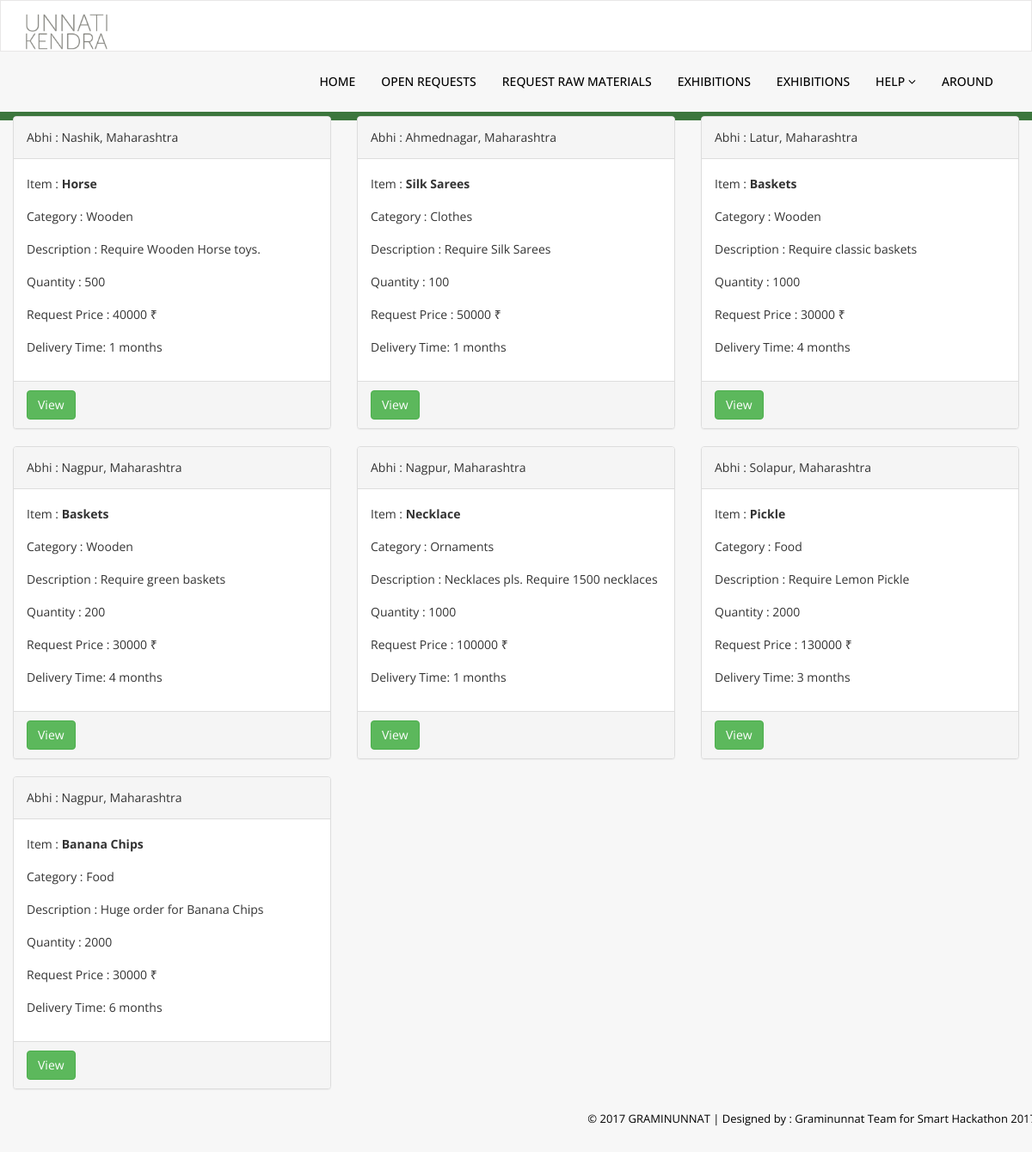
Screenshot of /buyer/buyer_views_orders.php with the database file from the repository.
### tables this page shows
CREATE TABLE `buyer_adv_post` (
  `adv_id` int(11) NOT NULL,
  `buyer_id` int(11) NOT NULL,
  `item_id` int(11) NOT NULL,
  `description` varchar(5000) NOT NULL,
  `quantity` int(11) NOT NULL,
  `request_price` int(11) NOT NULL,
  `delivery_district_id` int(11) NOT NULL,
  `delivery_months` int(11) NOT NULL,
  `timestamp` datetime NOT NULL DEFAULT CURRENT_TIMESTAMP,
  `adv_status` int(11) NOT NULL
);

CREATE TABLE `buyer_reg` (
  `buyer_id` int(11) NOT NULL,
  `name` varchar(100) NOT NULL,
  `email` varchar(200) NOT NULL,
  `password` varchar(100) NOT NULL,
  `company_name` varchar(50) NOT NULL,
  `aadhar` bigint(20) NOT NULL,
  `phone` bigint(20) NOT NULL,
  `street` varchar(200) NOT NULL,
  `city` varchar(100) NOT NULL,
  `district_id` int(11) NOT NULL,
  `state` varchar(30) NOT NULL,
  `zip` int(11) NOT NULL
);

CREATE TABLE `district_table` (
  `district_id` int(11) NOT NULL,
  `district_name` varchar(50) NOT NULL,
  `district_code` varchar(5) NOT NULL,
  `state_id` int(11) NOT NULL,
  `state_code` varchar(5) NOT NULL
);

CREATE TABLE `state_table` (
  `state_id` int(11) NOT NULL,
  `state_name` varchar(50) NOT NULL,
  `state_code` varchar(5) NOT NULL
);

CREATE TABLE `items` (
  `item_id` int(11) NOT NULL,
  `item_name` varchar(200) NOT NULL,
  `category_id` int(11) NOT NULL,
  `unit_id` int(11) NOT NULL
);

CREATE TABLE `category` (
  `category_id` int(11) NOT NULL,
  `category_name` varchar(200) NOT NULL
);

### buyer/buyer_views_orders.php (the view, shortened to what this page needs)
<?php
$path='../';
include 'connect.php';
include '../header.php';
?>
<?php
$buyer_id = 2;
$sql_adv_list ='select * from buyer_adv_post where buyer_id="'.$buyer_id.'"';
$res_adv_list=mysqli_query($connect, $sql_adv_list);
while($row1=mysqli_fetch_array($res_adv_list)){
    $buyer_id = $row1['buyer_id'];
    $item_id = $row1['item_id'];
    $delivery_district_id = $row1['delivery_district_id'];
    $sql = "SELECT name FROM buyer_reg WHERE buyer_id=$buyer_id";
    $buyer_name = mysqli_fetch_array(mysqli_query($connect, $sql))[0];
    $sql = "SELECT * FROM items WHERE item_id=$item_id";
    $temp_item_name = mysqli_fetch_array(mysqli_query($connect, $sql));
    $item_name = $temp_item_name[1];
    $category_id = $temp_item_name[2];
    $sql = "SELECT category_name FROM category WHERE category_id=$category_id";
    $category_name = mysqli_fetch_array(mysqli_query($connect, $sql))[0];
    $sql = "SELECT * FROM district_table WHERE district_id=$delivery_district_id";
    $delivery_district_name = mysqli_fetch_array(mysqli_query($connect, $sql))[1];
    $delivery_state_id = mysqli_fetch_array(mysqli_query($connect, $sql))[3];
    $sql = "SELECT state_name FROM state_table WHERE state_id=$delivery_state_id";
    $delivery_state_name = mysqli_fetch_array(mysqli_query($connect, $sql))[0];
    ?>
    <div class="col-md-4 col-sm-4">
        <div class="panel panel-default">
            <div class="panel-heading">
                <?php echo $buyer_name." : ".$delivery_district_name . ", " . $delivery_state_name;?>
            </div>
            <div class="panel-body">
                <p class="wella">Item : <strong><?php echo $item_name;?></strong></p>
                <p class="wella">Category : <?php echo $category_name;?></p>
                <p class="wella">Description : <?php echo $row1['description'];?></p>
                <p class="wella">Quantity : <?php echo $row1['quantity'];?></p>
                <p class="wella">Request Price : <?php echo $row1['request_price'];?> ₹</p>
                <p class="wella">Delivery Time: <?php echo $row1['delivery_months']." months";?></p>
            </div>
            <div class="panel-footer" >
                <div >
                    <?php echo "<a href='view_groups.php?adv_id=" . $row1["adv_id"]."'"."> <input type='button' class='btn btn-success' name='view_adv_group' value='View'/></a>";?>
                </div>
            </div>
        </div>
    </div>
<?php
}
?>
<?php
include '../footer.php';
?>

### header.php (shortened to what this page needs)
<!DOCTYPE html>
<html xmlns="http://www.w3.org/1999/xhtml">
<head>
    <link href="<?php echo htmlspecialchars($path);?>assets/css/bootstrap.css" rel="stylesheet" />
    <link href="<?php echo htmlspecialchars($path);?>assets/css/font-awesome.css" rel="stylesheet" />
    <link href="<?php echo htmlspecialchars($path);?>assets/css/style.css" rel="stylesheet" />
    </head>
<body>
    <div class="navbar navbar-inverse set-radius-zero" >
        <div class="container">
            <div class="navbar-header">
                <a class="navbar-brand" href="index.php">
                    <img src="<?php echo htmlspecialchars($path);?>assets/img/logo.png" style="height:42px">
                </a>
            </div>
            <div class="right-div">
                <div class="row">
                    <div class="col-md-2">
                    </div>
                </div>
            </div>
        </div>
    </div>
    <section class="menu-section">
        <div class="container">
            <div class="row">
                <div class="col-md-12">
                    <div class="navbar-collapse collapse ">
                        <ul id="menu-top" class="nav navbar-nav navbar-right">
                            <li><a href="index.html"> HOME </a></li>
                            <li><a href="form.html">OPEN REQUESTS</a></li>
                            <li><a href="tab.html">REQUEST RAW MATERIALS</a></li>
                            <li><a href="table.html">EXHIBITIONS</a></li>
                            <li><a href="table.html">EXHIBITIONS</a></li>
                            <li>
                                <a href="#" class="dropdown-toggle" id="ddlmenuItem" data-toggle="dropdown">HELP <i class="fa fa-angle-down"></i></a>
                            </li>
                            <li><a href="table.html">AROUND</a></li>
                        </ul>
                    </div>
                </div>
            </div>
        </div>
    </section>

### footer.php (shortened to what this page needs)
<section class="footer-section">
        <div class="container">
            <div class="row">
                <div class="col-md-12">
                   &copy; 2017 GRAMINUNNAT |<a href="#" target="_blank"  > Designed by : Graminunnat Team for Smart Hackathon 2017</a>
                </div>
            </div>
        </div>
    </section>
</body>
</html>

### assets/css/style.css (style rules this page uses)
.set-radius-zero { border-radius:0px; -moz-border-radius:0px; -webkit-border-radius:0px; }
.right-div { float: right; padding: 20px; }
#menu-top a { color:#000; text-decoration:none; font-weight:500; padding: 25px 15px 25px 15px; text-transform:uppercase; }
.menu-section { background-color: #f7f7f7; border-bottom:5px solid #3c763d; width:100% }
.navbar-inverse { background-color: #FFF; border-color: rgba(155, 153, 153, 0.23); }
.navbar { min-height: 60px; margin-bottom: 0px; }
.footer-section { padding:25px 50px 25px 50px; color:#000; font-size:13px; background-color: #f7f7f7; text-align:right; border-top:5px solid #3c763d; }
.footer-section a, .footer-section a:hover { color:#000; }

### rows the page displays
buyer_adv_post: buyer.name "Abhi", delivery_district.district_name "Nashik", delivery_district.state_name "Maharashtra", item.item_name "Horse", item.category_name "Wooden", description "Require Wooden Horse toys.", quantity "500", request_price "40000", delivery_months "1"
buyer_adv_post: buyer.name "Abhi", delivery_district.district_name "Ahmednagar", delivery_district.state_name "Maharashtra", item.item_name "Silk Sarees", item.category_name "Clothes", description "Require Silk Sarees", quantity "100", request_price "50000", delivery_months "1"
buyer_adv_post: buyer.name "Abhi", delivery_district.district_name "Latur", delivery_district.state_name "Maharashtra", item.item_name "Baskets", item.category_name "Wooden", description "Require classic baskets", quantity "1000", request_price "30000", delivery_months "4"
buyer_adv_post: buyer.name "Abhi", delivery_district.district_name "Nagpur", delivery_district.state_name "Maharashtra", item.item_name "Baskets", item.category_name "Wooden", description "Require green baskets", quantity "200", request_price "30000", delivery_months "4"
buyer_adv_post: buyer.name "Abhi", delivery_district.district_name "Nagpur", delivery_district.state_name "Maharashtra", item.item_name "Necklace", item.category_name "Ornaments", description "Necklaces pls. Require 1500 necklaces", quantity "1000", request_price "100000", delivery_months "1"
buyer_adv_post: buyer.name "Abhi", delivery_district.district_name "Solapur", delivery_district.state_name "Maharashtra", item.item_name "Pickle", item.category_name "Food", description "Require Lemon Pickle", quantity "2000", request_price "130000", delivery_months "3"
buyer_adv_post: buyer.name "Abhi", delivery_district.district_name "Nagpur", delivery_district.state_name "Maharashtra", item.item_name "Banana Chips", item.category_name "Food", description "Huge order for Banana Chips", quantity "2000", request_price "30000", delivery_months "6"
